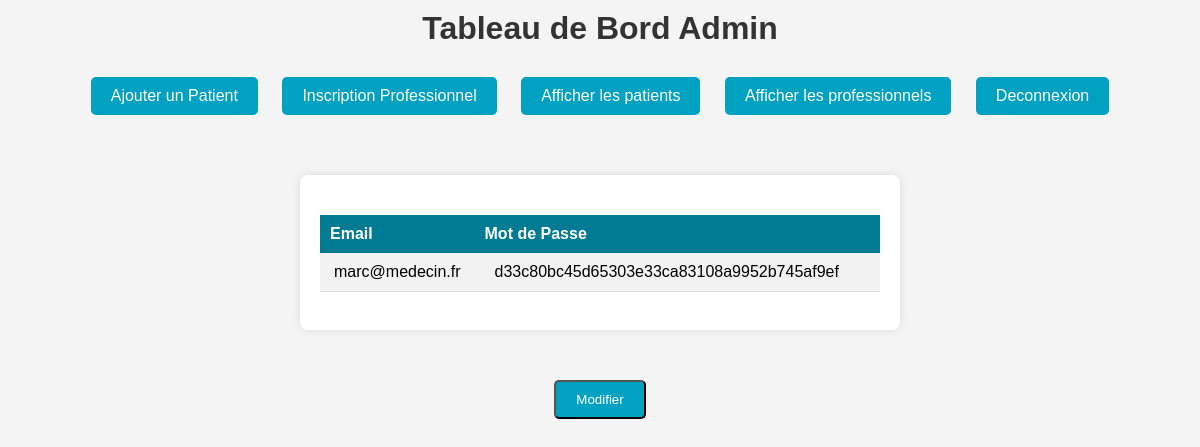
The page /pro on the database as committed earlier.
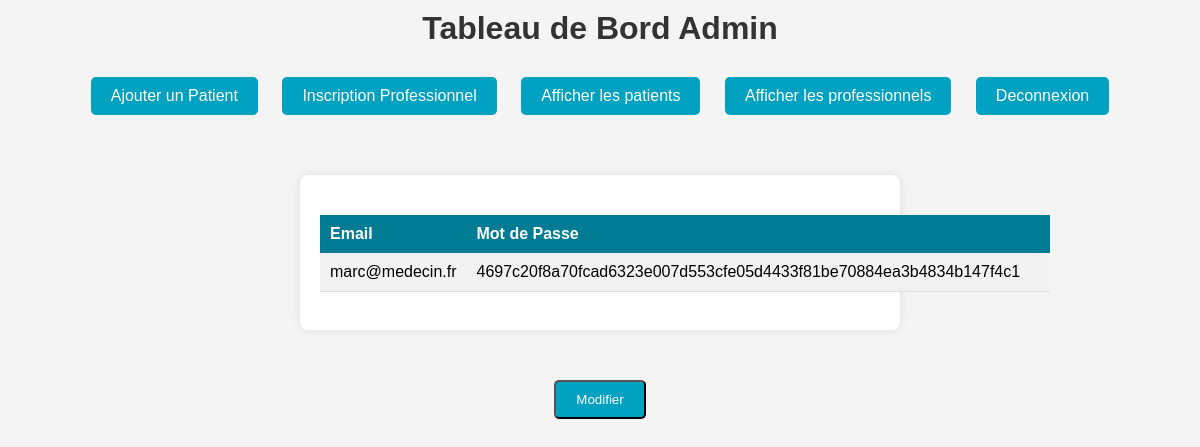
The same page on the database as committed later.
### app/models.py (models this page shows, shortened)
class Pro(db.Model):
    _bind_key_ = 'users'
    __tablename__ = 'pro'  # Nom de la table dans la base de données
    id = db.Column(db.Integer, primary_key=True, autoincrement=True)
    email = db.Column(db.String(80), nullable=False)
    mdp = db.Column(db.String(120), nullable=False)
    is_connected = False  # Ajout de l'attribut is_connected pour suivre l'état de connexion

### app/views.py (the view)
@app.route('/pro')
def pro():
    pros = Pro.query.all()
    return render_template('afficher_pro.html', pros=pros)

### app/templates/afficher_pro.html (shortened to what this page needs)
<!DOCTYPE html>
<html lang="en">
<head>
    <link rel="stylesheet" href="static/tableau.css">
    <link rel="stylesheet" href="static/ajouter.css">
    <link rel="stylesheet" href="static/delete.css">
</head>
<body>
    <h1>Tableau de Bord Admin</h1>
    <nav>
        <ul>
            <li><a href="{{ url_for('ajouter_patient') }}">Ajouter un Patient</a></li>
            <li><a href="{{ url_for('ajouter_pro') }}">Inscription Professionnel</a></li>
            <li><a href="{{ url_for('patients') }}">Afficher les patients</a></li>
            <li><a href="{{ url_for('pro') }}">Afficher les professionnels</a></li>
            <li><a href="{{ url_for('index') }}">Deconnexion</a></li>
        </ul>
    </nav>
    <div class="container">
        <form id="deleteForm" action="{{ url_for('delete_pro') }}" method="post">
            <table class="patient-table">
                <thead>
                    <tr>
                        <th>Email</th>
                        <th>Mot de Passe</th>
                        <th></th>
                    </tr>
                </thead>
                <tbody>
                    {% for pros in pros %}
                    <tr>
                        <td>{{ pros.email }}</td>
                        <td>{{ pros.mdp }}</td>
                        <td><input type="checkbox" name="proIds[]" value="{{ pros.id }}"></td>
                    </tr>
                    {% endfor %}
                </tbody>
            </table>
            <br>
        </form>
    </div>
    <button id="modifyButton">Modifier</button>
</body>
</html>

### app/static/tableau.css (style rules this page uses)
body { font-family: 'Arial', sans-serif; height: 100vh; margin: 0; background-color: #f2f2f2; }
.container { width: 80%; margin: 0 auto; padding: 20px; background-color: #fff; border-radius: 10px; box-shadow: 0 0 10px rgba(0, 0, 0, 0.1); }
h1 { text-align: center; margin-bottom: 20px; color: #333; }
.patient-table { width: 100%; border-collapse: collapse; margin-top: 20px; }
.patient-table th { background-color: rgb(0, 123, 148); color: white; padding: 10px; text-align: left; }
.patient-table td { padding: 10px; border-bottom: 1px solid #ddd; }
.patient-table tbody tr:nth-child(odd) { background-color: #f2f2f2; }
a { color: #007bff; text-decoration: none; }

### app/static/ajouter.css (style rules this page uses)
*, *:before, *:after { margin: 0; padding: 0; box-sizing: border-box; }
body { width: 100%; height: 100%; }
body { font-family: 'Arial', sans-serif; background-color: #f4f4f4; margin: 0; padding: 0; }
.container { max-width: 600px; margin: 50px auto; background-color: #fff; padding: 20px; border-radius: 8px; box-shadow: 0 0 10px rgba(0, 0, 0, 0.1); }
h1 { margin-top: 10px; color: #333; text-align: center; }
form { display: flex; flex-direction: column; }
nav { margin-top: 10px; padding: 10px 0; }
nav ul { list-style-type: none; text-align: center; }
nav ul li { display: inline; margin: 0 10px; }
nav ul li a { text-decoration: none; color: #fff; }
.container { text-align: center; }
h1 { margin-bottom: 20px; }
button { margin: 0 auto; display: block; padding: 10px 20px; background-color: rgb(0, 161, 193); color: #fff; text-decoration: none; border-radius: 5px; transition: background-color 0.3s ease; }
a { margin: 0 auto; display: inline-block; padding: 10px 20px; background-color: rgb(0, 161, 193); color: #fff; text-decoration: none; border-radius: 5px; transition: background-color 0.3s ease; }

Rows that differ between the two databases and show on the page:
changed Pro "marc@medecin.fr": mdp "d33c80bc45d65303e33ca83108a9952b745af9ef" → "4697c20f8a70fcad6323e007d553cfe05d4433f81be70884ea3b4834b147f4c1"
